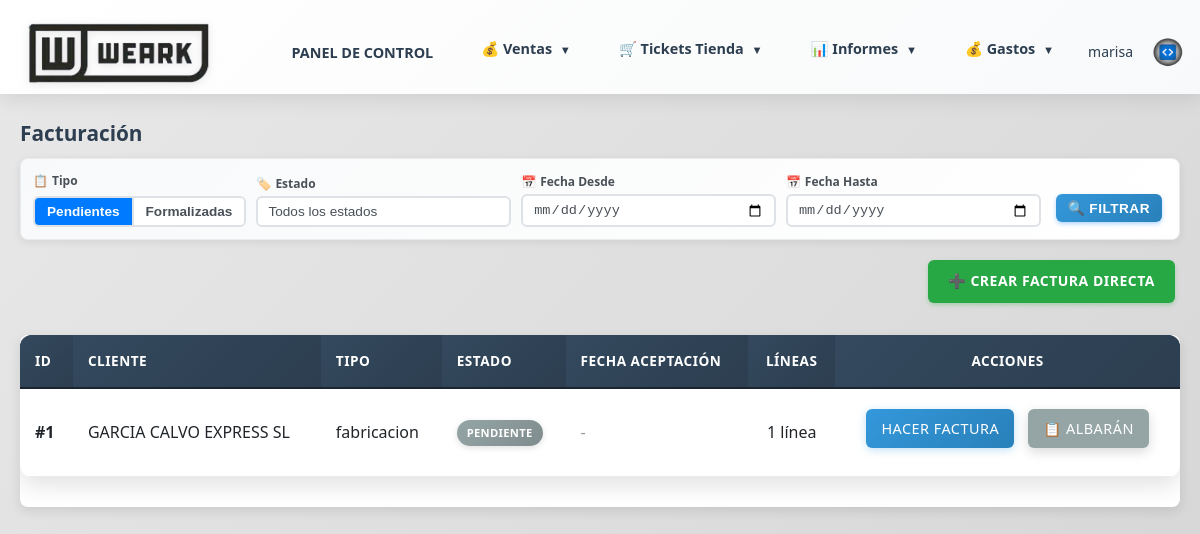
Page /facturacion (signed in) on the earlier database version.
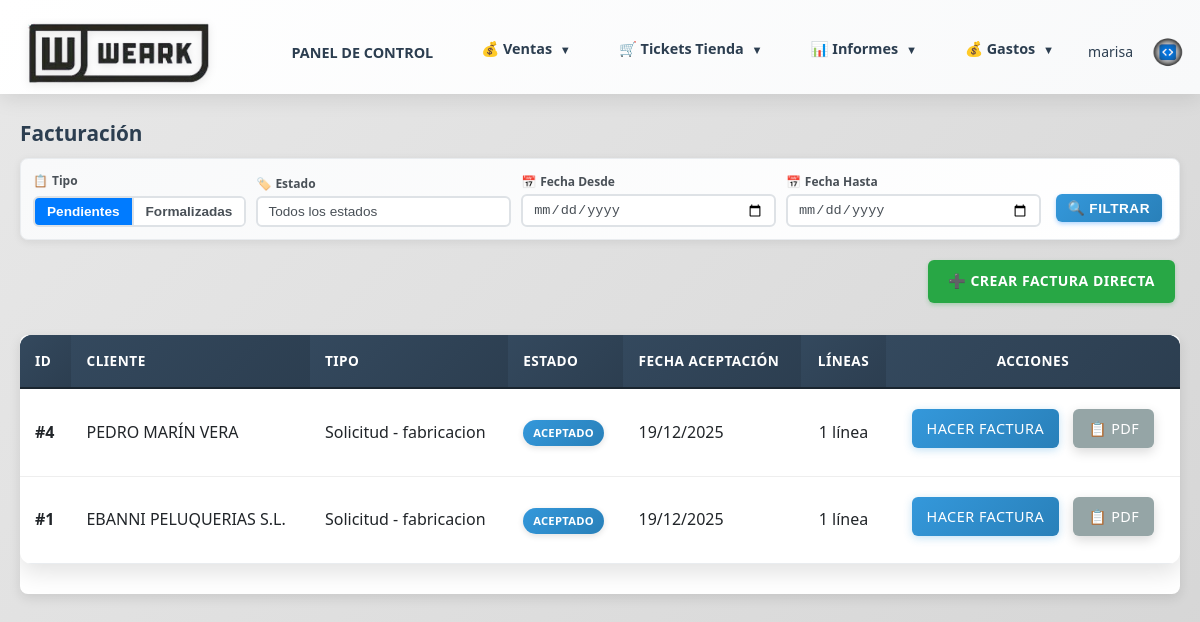
Same page on the later database version.
### models.py (models this page shows, shortened)
class Pedido(db.Model):
    __tablename__ = 'pedidos'
    id = db.Column(db.Integer, primary_key=True)
    comercial_id = db.Column(db.Integer, db.ForeignKey('comerciales.id'), nullable=False)
    cliente_id = db.Column(db.Integer, db.ForeignKey('clientes.id'), nullable=False)
    presupuesto_id = db.Column(db.Integer, db.ForeignKey('presupuestos.id'), nullable=True)  # Presupuesto del que proviene este pedido
    tipo_pedido = db.Column(db.String(50), nullable=False)  # fabricacion, no fabricacion, cliente web
    estado = db.Column(db.String(50), nullable=False, default='Pendiente')  # Pendiente, Diseño, En preparación, Todo listo, Enviado, Entregado al cliente
    forma_pago = db.Column(db.Text)
    seguimiento = db.Column(db.Text)
    imagen_diseno = db.Column(db.String(255))
    imagen_portada = db.Column(db.String(255))  # Imagen de portada (primera página)
    imagen_adicional_1 = db.Column(db.String(255))  # Imagen adicional 1 (segunda página)
    descripcion_imagen_1 = db.Column(db.Text)  # Descripción de imagen adicional 1
    imagen_adicional_2 = db.Column(db.String(255))  # Imagen adicional 2 (segunda página)
    descripcion_imagen_2 = db.Column(db.Text)  # Descripción de imagen adicional 2
    imagen_adicional_3 = db.Column(db.String(255))  # Imagen adicional 3 (segunda página)
    descripcion_imagen_3 = db.Column(db.Text)  # Descripción de imagen adicional 3
    imagen_adicional_4 = db.Column(db.String(255))  # Imagen adicional 4 (segunda página)
    descripcion_imagen_4 = db.Column(db.Text)  # Descripción de imagen adicional 4
    imagen_adicional_5 = db.Column(db.String(255))  # Imagen adicional 5 (segunda página)
    descripcion_imagen_5 = db.Column(db.Text)  # Descripción de imagen adicional 5
    fecha_aceptacion = db.Column(db.Date)
    fecha_objetivo = db.Column(db.Date)  # Fecha objetivo de entrega (calculada automáticamente: 20 días desde aceptación)
    fecha_entrega_trabajo = db.Column(db.Date)
    fecha_envio_taller = db.Column(db.Date)
    fecha_entrega_bordados = db.Column(db.Date)
    fecha_entrega_cliente = db.Column(db.Date)
    fecha_pendiente = db.Column(db.Date)  # Fecha cuando se marcó como Pendiente (usa fecha_creacion si no existe)
    fecha_diseno = db.Column(db.Date)  # Fecha cuando se marcó como Diseño
    fecha_todo_listo = db.Column(db.Date)  # Fecha cuando se marcó como Todo listo
    fecha_enviado = db.Column(db.Date)  # Fecha cuando se marcó como Enviado
    fecha_creacion = db.Column(db.DateTime, default=datetime.utcnow)
    lineas = db.relationship('LineaPedido', backref='pedido', lazy=True, cascade='all, delete-orphan')
    presupuesto = db.relationship('Presupuesto', backref='pedidos', lazy=True)

class Cliente(db.Model, UserMixin):
    __tablename__ = 'clientes'
    id = db.Column(db.Integer, primary_key=True)
    nombre = db.Column(db.String(200), nullable=False)
    alias = db.Column(db.String(200))  # Alias o nombre alternativo
    nif = db.Column(db.String(20))  # NIF/CIF del cliente
    direccion = db.Column(db.Text)
    poblacion = db.Column(db.String(100))  # Población
    provincia = db.Column(db.String(100))  # Provincia
    codigo_postal = db.Column(db.String(10))  # Código Postal
    pais = db.Column(db.String(100), default='España')  # País
    telefono = db.Column(db.String(50))  # Teléfono fijo
    movil = db.Column(db.String(50))  # Teléfono móvil
    email = db.Column(db.String(100))
    categoria = db.Column(db.String(50))  # Categoría: hosteleria, clinica, colegio, emerita, carnaval, transporte, varios
    personas_contacto = db.Column(db.Text)  # Personas de contacto
    anotaciones = db.Column(db.Text)  # Anotaciones adicionales
    usuario_web = db.Column(db.String(80), unique=True, nullable=True)  # Usuario para acceso web
    password_hash = db.Column(db.String(255), nullable=True)  # Contraseña hash
    fecha_creacion = db.Column(db.DateTime, default=datetime.utcnow)
    fecha_alta = db.Column(db.Date)  # Fecha de alta del cliente
    ultimo_acceso = db.Column(db.DateTime)
    comercial_id = db.Column(db.Integer, db.ForeignKey('comerciales.id'), nullable=True)
    comercial = db.relationship('Comercial', backref='clientes_asignados', lazy=True)
    pedidos = db.relationship('Pedido', backref='cliente', lazy=True)
    presupuestos = db.relationship('Presupuesto', backref='cliente', lazy=True)

class Presupuesto(db.Model):
    __tablename__ = 'presupuestos'
    id = db.Column(db.Integer, primary_key=True)
    comercial_id = db.Column(db.Integer, db.ForeignKey('comerciales.id'), nullable=False)
    cliente_id = db.Column(db.Integer, db.ForeignKey('clientes.id'), nullable=False)
    tipo_pedido = db.Column(db.String(50), nullable=False)  # confeccion, bordado, serigrafia, sublimacion, varios
    estado = db.Column(db.String(50), nullable=False, default='presupuesto')  # presupuesto, aceptado, diseño, diseño finalizado, en preparacion, todo listo, enviado, entregado al cliente, pedido rechazado
    forma_pago = db.Column(db.Text)
    imagen_diseno = db.Column(db.String(255))
    imagen_portada = db.Column(db.String(255))  # Imagen de portada (primera página)
    imagen_adicional_1 = db.Column(db.String(255))  # Imagen adicional 1 (segunda página)
    descripcion_imagen_1 = db.Column(db.Text)  # Descripción de imagen adicional 1
    imagen_adicional_2 = db.Column(db.String(255))  # Imagen adicional 2 (segunda página)
    descripcion_imagen_2 = db.Column(db.Text)  # Descripción de imagen adicional 2
    imagen_adicional_3 = db.Column(db.String(255))  # Imagen adicional 3 (segunda página)
    descripcion_imagen_3 = db.Column(db.Text)  # Descripción de imagen adicional 3
    imagen_adicional_4 = db.Column(db.String(255))  # Imagen adicional 4 (segunda página)
    descripcion_imagen_4 = db.Column(db.Text)  # Descripción de imagen adicional 4
    imagen_adicional_5 = db.Column(db.String(255))  # Imagen adicional 5 (segunda página)
    descripcion_imagen_5 = db.Column(db.Text)  # Descripción de imagen adicional 5
    seguimiento = db.Column(db.Text)
    fecha_presupuesto = db.Column(db.Date)  # Fecha cuando se marcó como presupuesto (usa fecha_creacion si no existe)
    fecha_aceptado = db.Column(db.Date)  # Fecha cuando se aceptó
    fecha_diseno = db.Column(db.Date)  # Fecha cuando se marcó como diseño
    fecha_diseno_finalizado = db.Column(db.Date)  # Fecha cuando se finalizó el diseño
    fecha_en_preparacion = db.Column(db.Date)  # Fecha cuando se marcó como en preparación
    fecha_todo_listo = db.Column(db.Date)  # Fecha cuando se marcó como todo listo
    fecha_enviado = db.Column(db.Date)  # Fecha cuando se envió
    fecha_entregado_cliente = db.Column(db.Date)  # Fecha cuando se entregó al cliente
    fecha_rechazado = db.Column(db.Date)  # Fecha cuando se rechazó
    fecha_aceptacion = db.Column(db.Date)  # Alias de fecha_aceptado para compatibilidad
    fecha_objetivo = db.Column(db.Date)  # Fecha objetivo de entrega
    fecha_entrega_trabajo = db.Column(db.Date)
    fecha_envio_taller = db.Column(db.Date)
    fecha_entrega_bordados = db.Column(db.Date)
    fecha_entrega_cliente = db.Column(db.Date)
    fecha_pendiente_enviar = db.Column(db.Date)  # Deprecated: usar fecha_presupuesto
    fecha_envio = db.Column(db.Date)  # Deprecated: usar fecha_enviado
    fecha_respuesta = db.Column(db.Date)  # Deprecated: usar fecha_aceptado o fecha_rechazado
    fecha_creacion = db.Column(db.DateTime, default=datetime.utcnow)
    lineas = db.relationship('LineaPresupuesto', backref='presupuesto', lazy=True, cascade='all, delete-orphan')

### routes/facturacion.py (the view, shortened to what this page needs)
@facturacion_bp.route('/facturacion')
@login_required
def facturacion():
    tipo_vista = request.args.get('tipo_vista', 'pendientes')
    estado_filtro = request.args.get('estado', '')
    fecha_desde = request.args.get('fecha_desde', '')
    fecha_hasta = request.args.get('fecha_hasta', '')
    prefacturas = []
    facturas = []
    if tipo_vista == 'pendientes':
        pedidos_con_factura_ids = [f.pedido_id for f in Factura.query.with_entities(Factura.pedido_id).filter(Factura.pedido_id.isnot(None)).all()]
        presupuestos_con_factura_ids = [f.presupuesto_id for f in Factura.query.with_entities(Factura.presupuesto_id).filter(Factura.presupuesto_id.isnot(None)).all()]
        query_pedidos = Pedido.query
        if pedidos_con_factura_ids:
            query_pedidos = query_pedidos.filter(not_(Pedido.id.in_(pedidos_con_factura_ids)))
        if estado_filtro:
            query_pedidos = query_pedidos.filter(Pedido.estado == estado_filtro)
        if fecha_desde:
            try:
                fecha_desde_obj = datetime.strptime(fecha_desde, '%Y-%m-%d').date()
                query_pedidos = query_pedidos.filter(Pedido.fecha_creacion >= datetime.combine(fecha_desde_obj, datetime.min.time()))
            except ValueError:
                pass
        if fecha_hasta:
            try:
                fecha_hasta_obj = datetime.strptime(fecha_hasta, '%Y-%m-%d').date()
                query_pedidos = query_pedidos.filter(Pedido.fecha_creacion <= datetime.combine(fecha_hasta_obj, datetime.max.time()))
            except ValueError:
                pass
        pedidos = query_pedidos.order_by(Pedido.id.desc()).all()
        query_solicitudes = Presupuesto.query.filter(Presupuesto.estado == 'aceptado')
        if presupuestos_con_factura_ids:
            query_solicitudes = query_solicitudes.filter(not_(Presupuesto.id.in_(presupuestos_con_factura_ids)))
        if fecha_desde:
            try:
                fecha_desde_obj = datetime.strptime(fecha_desde, '%Y-%m-%d').date()
                query_solicitudes = query_solicitudes.filter(Presupuesto.fecha_creacion >= datetime.combine(fecha_desde_obj, datetime.min.time()))
            except ValueError:
                pass
        if fecha_hasta:
            try:
                fecha_hasta_obj = datetime.strptime(fecha_hasta, '%Y-%m-%d').date()
                query_solicitudes = query_solicitudes.filter(Presupuesto.fecha_creacion <= datetime.combine(fecha_hasta_obj, datetime.max.time()))
            except ValueError:
                pass
        solicitudes = query_solicitudes.order_by(Presupuesto.id.desc()).all()
        prefacturas = list(pedidos) + list(solicitudes)
        prefacturas.sort(key=lambda x: x.fecha_creacion if x.fecha_creacion else datetime.min, reverse=True)
        estados_pedidos = db.session.query(Pedido.estado).distinct().all()
        estados_presupuestos = db.session.query(Presupuesto.estado).distinct().all()
        estados_list = list(set([estado[0] for estado in estados_pedidos + estados_presupuestos if estado[0]]))
    return render_template('facturacion.html',
                         prefacturas=prefacturas,
                         facturas=facturas,
                         estados=estados_list,
                         tipo_vista=tipo_vista,
                         estado_filtro=estado_filtro,
                         fecha_desde=fecha_desde,
                         fecha_hasta=fecha_hasta)

### templates/facturacion.html (shortened to what the changed rows need)
{% extends "base.html" %}
{% block content %}
<h2 style="margin: 0 0 8px 0; padding-bottom: 0; font-size: 1.3rem;">Facturación</h2>
{% if tipo_vista == 'pendientes' %}
{% if prefacturas %}
<div class="table-container" style="background: white; border-radius: 8px; box-shadow: 0 4px 12px rgba(0,0,0,0.1); overflow: hidden; margin-bottom: 40px;">
    <table style="width: 100%; border-collapse: collapse;">
        <thead>
            <tr style="background: linear-gradient(135deg, #34495e 0%, #2c3e50 100%); border-bottom: 2px solid #1a252f;">
                <th style="padding: 15px; text-align: left; color: #ffffff; font-weight: 600;">ID</th>
                <th style="padding: 15px; text-align: left; color: #ffffff; font-weight: 600;">Cliente</th>
                <th style="padding: 15px; text-align: left; color: #ffffff; font-weight: 600;">Tipo</th>
                <th style="padding: 15px; text-align: left; color: #ffffff; font-weight: 600;">Estado</th>
                <th style="padding: 15px; text-align: left; color: #ffffff; font-weight: 600;">Fecha Aceptación</th>
                <th style="padding: 15px; text-align: center; color: #ffffff; font-weight: 600;">Líneas</th>
                <th style="padding: 15px; text-align: center; color: #ffffff; font-weight: 600;">Acciones</th>
            </tr>
        </thead>
        <tbody>
            {% for prefactura in prefacturas %}
            {% set es_solicitud = prefactura.__class__.__name__ == 'Presupuesto' %}
            <tr class="pedido-row" style="border-bottom: 1px solid #e9ecef; transition: all 0.3s ease;">
                <td style="padding: 15px; color: #212529; font-weight: 600;">#{{ prefactura.id }}</td>
                <td style="padding: 15px; color: #212529; font-weight: 500;">
                    {{ prefactura.cliente.nombre if prefactura.cliente else 'N/A' }}
                </td>
                <td style="padding: 15px; color: #212529;">
                    {% if es_solicitud %}
                        Solicitud - {{ prefactura.tipo_pedido if prefactura.tipo_pedido else 'N/A' }}
                    {% else %}
                        {{ prefactura.tipo_pedido }}
                    {% endif %}
                </td>
                <td style="padding: 15px;">
                    <span class="badge badge-estado-{{ prefactura.estado.lower()|replace(' ', '-')|replace('ó', 'o')|replace('í', 'i')|replace('é', 'e') }}">
                        {{ prefactura.estado }}
                    </span>
                </td>
                <td style="padding: 15px; color: #212529;">
                    {% if es_solicitud %}
                        {% if prefactura.fecha_aceptado %}
                            {{ prefactura.fecha_aceptado.strftime('%d/%m/%Y') }}
                        {% else %}
                            <span style="color: #999;">-</span>
                        {% endif %}
                    {% else %}
                        {% if prefactura.fecha_aceptacion %}
                            {{ prefactura.fecha_aceptacion.strftime('%d/%m/%Y') }}
                        {% else %}
                            <span style="color: #999;">-</span>
                        {% endif %}
                    {% endif %}
                </td>
                <td style="padding: 15px; text-align: center; color: #212529;">
                    {{ prefactura.lineas|length }} línea{{ 's' if prefactura.lineas|length != 1 else '' }}
                </td>
                <td style="padding: 15px; text-align: center;">
                    {% if es_solicitud %}
                        <a href="{{ url_for('facturacion.ver_factura_solicitud', presupuesto_id=prefactura.id) }}"
                           class="btn btn-info"
                           style="padding: 8px 15px; font-size: 0.9rem; text-decoration: none; display: inline-block; margin-right: 5px;">
                            Hacer Factura
                        </a>
                        <a href="{{ url_for('solicitudes.descargar_pdf_solicitud', solicitud_id=prefactura.id) }}"
                           class="btn btn-secondary"
                           style="padding: 8px 15px; font-size: 0.9rem; text-decoration: none; display: inline-block;"
                           target="_blank">
                            📋 PDF
                        </a>
                    {% else %}
                        <a href="{{ url_for('facturacion.ver_factura', pedido_id=prefactura.id) }}"
                           class="btn btn-info"
                           style="padding: 8px 15px; font-size: 0.9rem; text-decoration: none; display: inline-block; margin-right: 5px;">
                            Hacer Factura
                        </a>
                        <a href="{{ url_for('facturacion.descargar_pdf_albaran_pedido', pedido_id=prefactura.id) }}"
                           class="btn btn-secondary"
                           style="padding: 8px 15px; font-size: 0.9rem; text-decoration: none; display: inline-block;"
                           target="_blank">
                            📋 Albarán
                        </a>
                    {% endif %}
                </td>
            </tr>
            {% endfor %}
        </tbody>
    </table>
</div>
{% else %}
<div style="background: white; border-radius: 8px; padding: 40px; text-align: center; box-shadow: 0 4px 12px rgba(0,0,0,0.1); margin-bottom: 40px;">
    <p style="color: #999; font-size: 1.1rem; margin: 0;">No hay prefacturas pendientes.</p>
</div>
{% endif %}
{% endif %}
{% endblock %}

Differences in the rows shown:
no longer on this page (row unchanged): Pedido: id "1", cliente "GARCIA CALVO EXPRESS SL", tipo_pedido "fabricacion", estado "PENDIENTE", lineas|length "1"
added Presupuesto: id "4", cliente "PEDRO MARÍN VERA", tipo_pedido "fabricacion", estado "ACEPTADO", fecha_aceptado "19/12/2025", lineas|length "1"
now on this page (row edited): Presupuesto: id "1", cliente "EBANNI PELUQUERIAS S.L.", tipo_pedido "fabricacion", estado "ACEPTADO", fecha_aceptado "19/12/2025", lineas|length "1"
